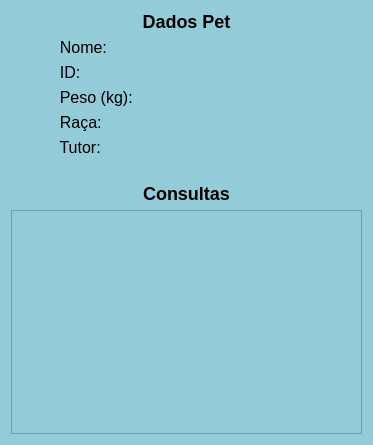
<?xml version="1.0" encoding="UTF-8"?>
<ui version="4.0">
 <class>Form</class>
 <widget class="QWidget" name="Form">
  <property name="geometry">
   <rect>
    <x>0</x>
    <y>0</y>
    <width>373</width>
    <height>445</height>
   </rect>
  </property>
  <property name="windowTitle">
   <string>Null</string>
  </property>
  <property name="styleSheet">
   <string notr="true">background-color: #93cbd9;</string>
  </property>
  <layout class="QVBoxLayout" name="verticalLayout">
   <item>
    <widget class="QLabel" name="label_2">
     <property name="styleSheet">
      <string notr="true">    font-family: &quot;Arial&quot;, sans-serif;
    font-size: 18px;
	font-weight: bold;</string>
     </property>
     <property name="text">
      <string>Dados Pet</string>
     </property>
     <property name="alignment">
      <set>Qt::AlignCenter</set>
     </property>
    </widget>
   </item>
   <item>
    <layout class="QFormLayout" name="formLayout">
     <item row="0" column="0">
      <widget class="QLabel" name="formNome">
       <property name="styleSheet">
        <string notr="true">    font-family: &quot;Arial&quot;, sans-serif;
    font-size: 16px;</string>
       </property>
       <property name="text">
        <string>           Nome:</string>
       </property>
      </widget>
     </item>
     <item row="0" column="1">
      <widget class="QLabel" name="labelNome">
       <property name="styleSheet">
        <string notr="true">    font-family: &quot;Arial&quot;, sans-serif;
    font-size: 16px;</string>
       </property>
       <property name="text">
        <string/>
       </property>
       <property name="scaledContents">
        <bool>false</bool>
       </property>
       <property name="wordWrap">
        <bool>false</bool>
       </property>
      </widget>
     </item>
     <item row="1" column="0">
      <widget class="QLabel" name="formID">
       <property name="styleSheet">
        <string notr="true">    font-family: &quot;Arial&quot;, sans-serif;
    font-size: 16px;</string>
       </property>
       <property name="text">
        <string>           ID:</string>
       </property>
      </widget>
     </item>
     <item row="1" column="1">
      <widget class="QLabel" name="labelID">
       <property name="styleSheet">
        <string notr="true">    font-family: &quot;Arial&quot;, sans-serif;
    font-size: 16px;</string>
       </property>
       <property name="text">
        <string/>
       </property>
      </widget>
     </item>
     <item row="2" column="0">
      <widget class="QLabel" name="formPeso">
       <property name="styleSheet">
        <string notr="true">    font-family: &quot;Arial&quot;, sans-serif;
    font-size: 16px;</string>
       </property>
       <property name="text">
        <string>           Peso (kg):</string>
       </property>
      </widget>
     </item>
     <item row="3" column="0">
      <widget class="QLabel" name="formRaca">
       <property name="styleSheet">
        <string notr="true">    font-family: &quot;Arial&quot;, sans-serif;
    font-size: 16px;</string>
       </property>
       <property name="text">
        <string>           Raça:</string>
       </property>
      </widget>
     </item>
     <item row="3" column="1">
      <widget class="QLabel" name="labelRaca">
       <property name="styleSheet">
        <string notr="true">    font-family: &quot;Arial&quot;, sans-serif;
    font-size: 16px;</string>
       </property>
       <property name="text">
        <string/>
       </property>
      </widget>
     </item>
     <item row="4" column="0">
      <widget class="QLabel" name="formTutor">
       <property name="styleSheet">
        <string notr="true">    font-family: &quot;Arial&quot;, sans-serif;
    font-size: 16px;</string>
       </property>
       <property name="text">
        <string>           Tutor:</string>
       </property>
      </widget>
     </item>
     <item row="4" column="1">
      <widget class="QLabel" name="labelTutor">
       <property name="styleSheet">
        <string notr="true">    font-family: &quot;Arial&quot;, sans-serif;
    font-size: 16px;</string>
       </property>
       <property name="text">
        <string/>
       </property>
      </widget>
     </item>
     <item row="2" column="1">
      <widget class="QLabel" name="labelPeso">
       <property name="styleSheet">
        <string notr="true">    font-family: &quot;Arial&quot;, sans-serif;
    font-size: 16px;</string>
       </property>
       <property name="text">
        <string/>
       </property>
      </widget>
     </item>
    </layout>
   </item>
   <item>
    <spacer name="horizontalSpacer">
     <property name="orientation">
      <enum>Qt::Horizontal</enum>
     </property>
     <property name="sizeHint" stdset="0">
      <size>
       <width>352</width>
       <height>20</height>
      </size>
     </property>
    </spacer>
   </item>
   <item>
    <widget class="QLabel" name="label_3">
     <property name="styleSheet">
      <string notr="true">    font-family: &quot;Arial&quot;, sans-serif;
    font-size: 18px;
	font-weight: bold;</string>
     </property>
     <property name="text">
      <string>Consultas</string>
     </property>
     <property name="alignment">
      <set>Qt::AlignCenter</set>
     </property>
    </widget>
   </item>
   <item>
    <widget class="QTableWidget" name="table">
     <property name="styleSheet">
      <string notr="true">QHeaderView::section {
    background-color: #00bcd4;
    color: black; 
    padding: 4px;
    font-size: 14px; 
    font-weight: bold;
    border: 1px solid #007f8f;
}</string>
     </property>
    </widget>
   </item>
  </layout>
 </widget>
 <resources/>
 <connections/>
</ui>
